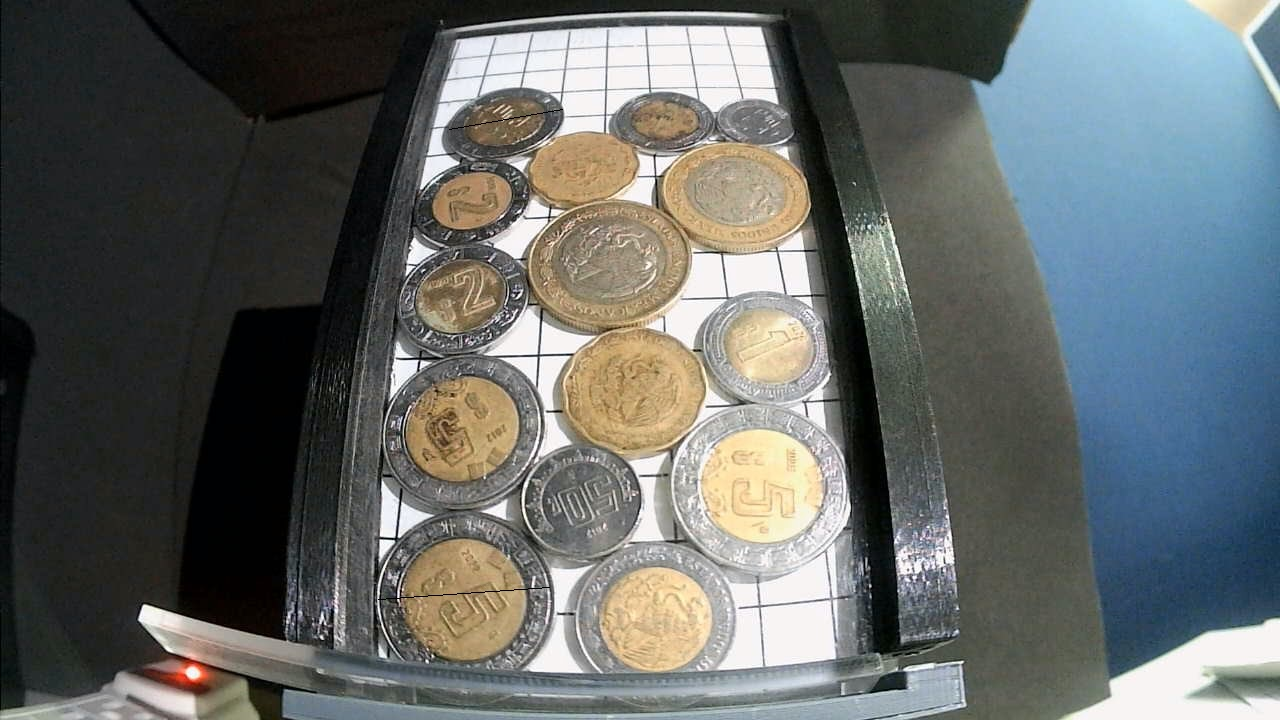
#> input picture ImgManuallyCalibration/ImgManuallyCalibration/imgTest/WIN_20240828_17_47_33_Pro.jpg, 1280 x 720 px
$ python main.py
#> lines starting #> are read from the running program, lines starting #| are printed output that depends on the picture
import numpy as np
import cv2 as cv
from numpy.matrixlib.defmatrix import matrix


def perpectiveTransform( pts1, pts2, img):
    matrix = cv.getPerspectiveTransform(pts1, pts2)
    result = cv.warpPerspective(img, matrix, (820, 1230))
    return result


# Define chessboard size (number of inner corners in width and height)
chessboardSize = (7, 14)

# Define the size of the image used for calibration
frameSize = (1280, 720)

# Provided corner points in image coordinates
cnrs = np.array([
    [[488, 58]],  [[525, 54]],  [[564, 51]],  [[605,49]],   [[644,47]],   [[687, 47]],  [[727, 46]],
    [[481, 79]],  [[521,75]],   [[561,71]],   [[604, 69]],  [[645, 67]],  [[690,65]],   [[732, 66]],
    [[473, 101]], [[516, 98]],  [[559,96]],   [[603, 92]],  [[647, 91]],  [[694, 89]],  [[737, 89]],
    [[468,128]],  [[511, 124]], [[557, 120]], [[601, 117]], [[648, 116]], [[698, 114]], [[743, 114]],
    [[459, 156]], [[506, 153]], [[553,149]],  [[602, 146]], [[650,153]],  [[702, 142]], [[750,142]],
    [[451, 190]], [[499, 187]], [[550, 183]], [[600, 180]], [[652, 178]], [[707, 176]], [[758, 176]],
    [[442, 226]], [[493, 223]], [[545, 220]], [[599, 217]], [[654, 215]], [[713, 214]], [[766, 212]],
    [[434, 266]], [[487, 262]], [[542, 260]], [[599, 258]], [[657, 256]], [[718, 254]], [[774, 252]],
    [[426, 312]], [[481, 309]], [[539, 306]], [[598, 304]], [[659, 302]], [[724, 300]], [[783, 298]],
    [[417, 361]], [[464, 360]], [[535, 358]], [[598, 356]], [[662, 354]], [[730, 351]], [[793, 348]],
    [[408, 416]], [[468, 415]], [[532, 414]], [[598, 412]], [[665, 410]], [[737,407]],  [[802, 404]],
    [[399, 473]], [[462, 480]], [[528, 480]], [[598, 479]], [[669, 477]], [[744, 474]], [[812, 468]],
    [[393, 541]], [[458, 545]], [[526, 546]], [[598, 546]], [[672, 544]], [[750,539]],  [[820, 533]],
    [[388, 607]], [[454, 613]], [[524, 615]], [[598, 616]], [[676,616]],  [[755, 614]], [[829,602]]
], dtype=np.float32)


# Prepare object points based on chessboard size
objp = np.zeros((chessboardSize[0] * chessboardSize[1], 3), np.float32)
objp[:, :2] = np.mgrid[0:chessboardSize[0], 0:chessboardSize[1]].T.reshape(-1, 2)

# Convert object points and image points to the correct format
objPoints = [objp]  # List of object point arrays
imgPoints = [cnrs]  # List of image point arrays
ret, cameraMatrix, dist, rvecs, tvecs = cv.calibrateCamera(objPoints, imgPoints, frameSize, None, None)

# Check calibration success
if ret:
    print('Camera matrix:\n', cameraMatrix)
    print('\nDistortion parameters:\n', dist)
    print('\nRotation vectors:\n', rvecs)
    print('\nTranslation vectors:\n', tvecs)
else:
    print('Calibration failed')

######## Undistort
img = cv.imread('imgTest/WIN_20240828_17_47_33_Pro.jpg')
#> img is the input picture: shape (720, 1280, 3); mean B, G, R 103.9, 105.4, 101.2
# Load an image for undistortion
h, w = img.shape[:2]
#> h = 720; w = 1280

# Undistort the image
dst = cv.undistort(img, cameraMatrix, dist, None, None)
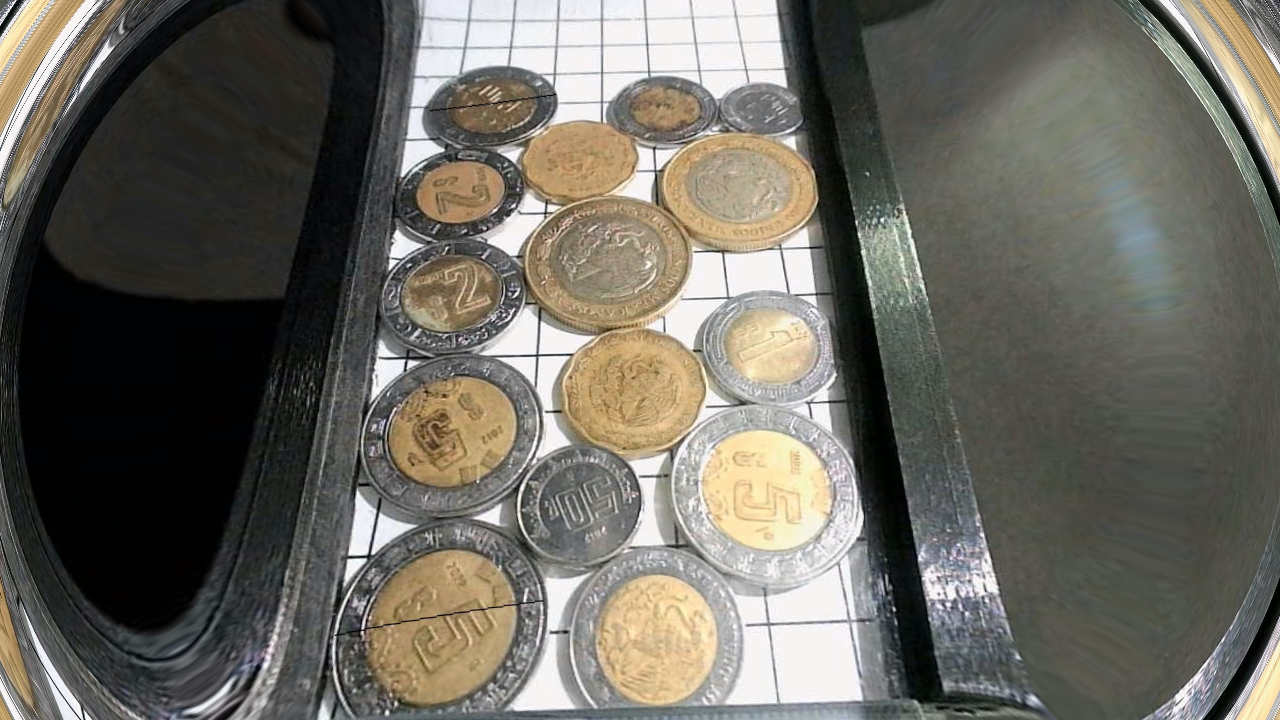
#> dst: shape (720, 1280, 3); mean B, G, R 95.9, 104.5, 107.3


#cv.imread('distort_result.jpg', dst)

# Undistort with remapping
mapx, mapy = cv.initUndistortRectifyMap(cameraMatrix, dist, None, None, (1480, 920), 5)
dst = cv.remap(img, mapx, mapy, cv.INTER_LINEAR)
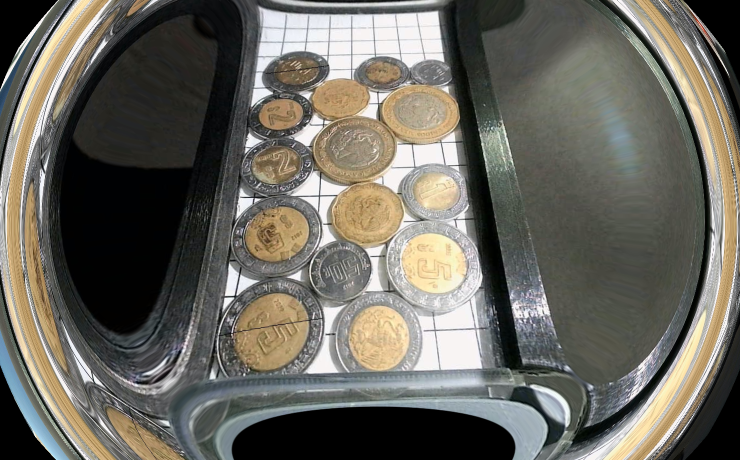
#> dst: shape (920, 1480, 3) (shown at 1/2 size); mean B, G, R 95.5, 103.9, 106.4

#Resize image distorted and transformed
resizedst = cv.resize(dst, (1280, 720))
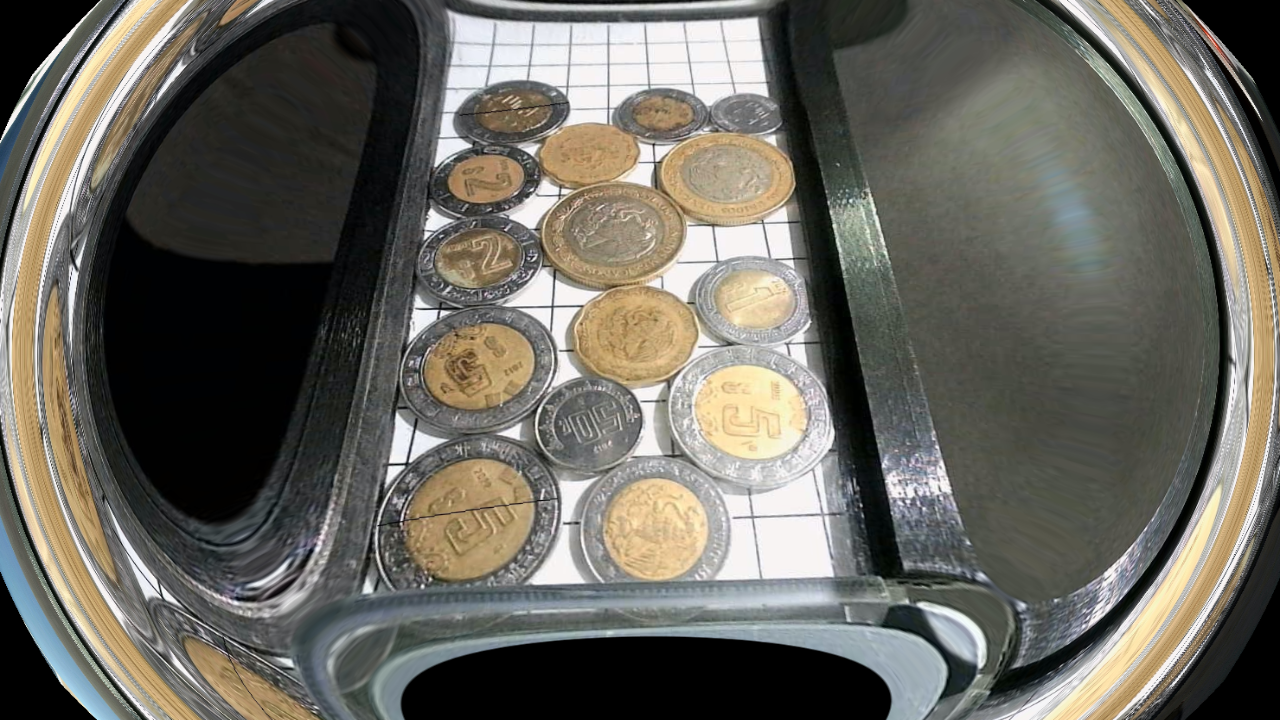
#> resizedst: shape (720, 1280, 3); mean B, G, R 95.4, 103.8, 106.3

pt1 = np.float32([[423,35], [794, 38], [325, 594], [906, 594]])
pt2 = np.float32([[0, 0], [582, 0],[0, 873],[465, 873]])
ptfm = perpectiveTransform(pt1, pt2, resizedst)
#> in perpectiveTransform, `result = cv.warpPerspective(img, matrix, (820, 1230))`:
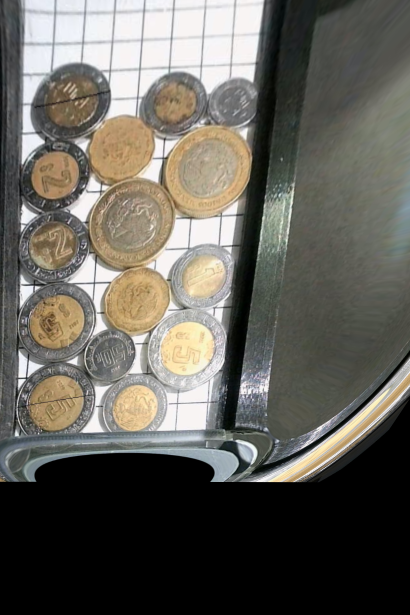
#> result: shape (1230, 820, 3) (shown at 1/2 size); mean B, G, R 90.5, 97.8, 100.4

cv.imwrite('distort_result_remap.jpg', ptfm)

# Compute and print reprojection error
mean_error = 0
for i in range(len(objPoints)):
    imgPoints2, _ = cv.projectPoints(objPoints[i], rvecs[i], tvecs[i], cameraMatrix, dist)
    error = cv.norm(imgPoints[i], imgPoints2, cv.NORM_L2) / len(imgPoints2)
    mean_error += error

print("\nTotal error: {}".format(mean_error / len(objPoints)))

$ run again, with ImgManuallyCalibration/ImgManuallyCalibration/imgTest/WIN_20240826_16_25_44_Pro.jpg copied over ImgManuallyCalibration/ImgManuallyCalibration/imgTest/WIN_20240828_17_47_33_Pro.jpg
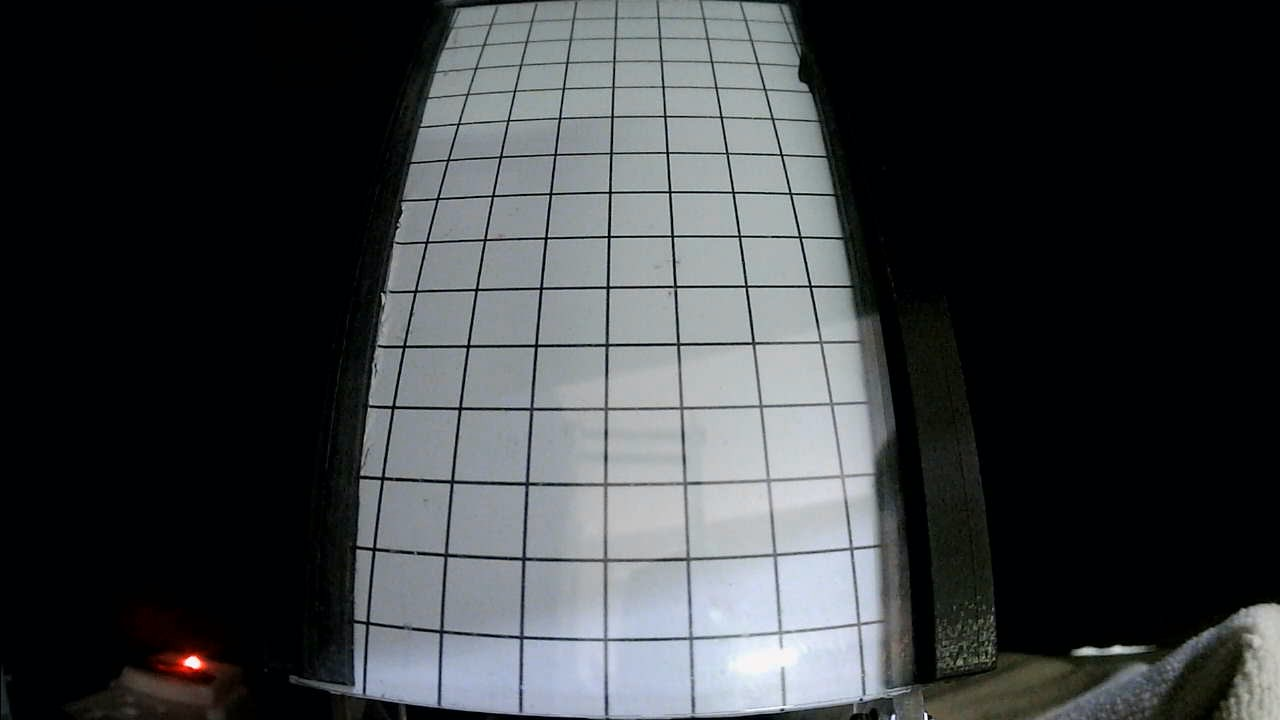
#> input picture ImgManuallyCalibration/ImgManuallyCalibration/imgTest/WIN_20240826_16_25_44_Pro.jpg, 1280 x 720 px
#> img is the input picture: shape (720, 1280, 3); mean B, G, R 65.4, 63, 59.8
#> `dst = cv.remap(img, mapx, mapy, cv.INTER_LINEAR)`:
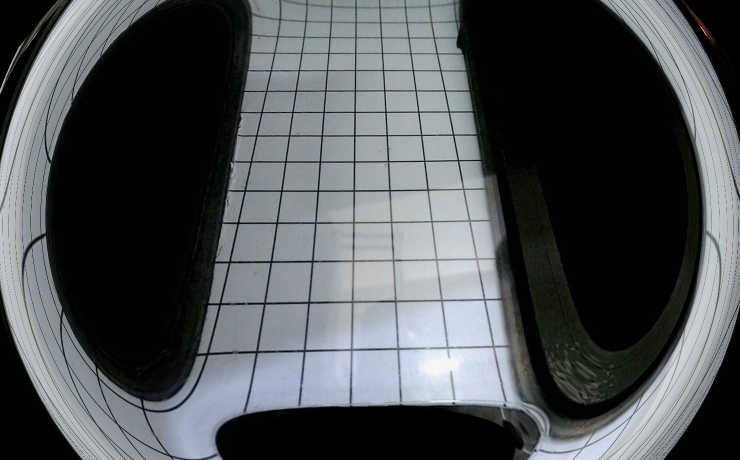
#> dst: shape (920, 1480, 3) (shown at 1/2 size); mean B, G, R 85, 82.1, 78
#> in perpectiveTransform, `result = cv.warpPerspective(img, matrix, (820, 1230))`:
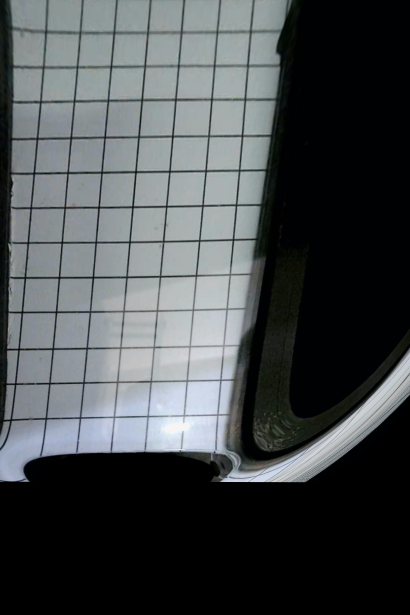
#> result: shape (1230, 820, 3) (shown at 1/2 size); mean B, G, R 77.8, 75.9, 71.8
